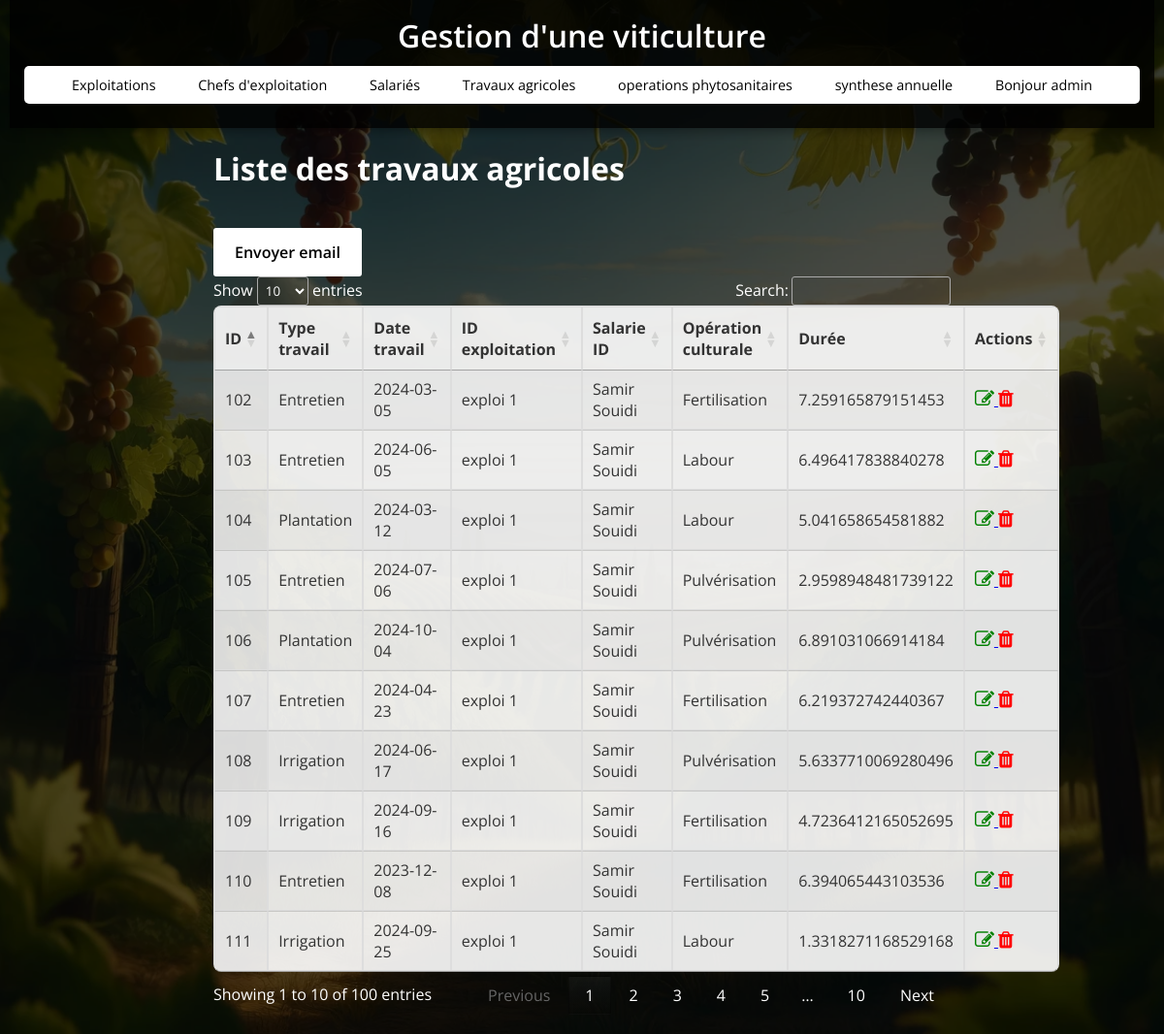
Page /travaux (signed in) on the committed database.
### tables this page shows
CREATE TABLE travaux_agricoles (
                    id_travail INTEGER PRIMARY KEY,
                    type_travail TEXT,
                    date_travail TEXT,
                    id_exploitation INTEGER,
                    salarie_id INTEGER,
                    operation_culturale TEXT,
                    Duree FLOAT,
                    id_operation_sanitaire INTEGER,
                    FOREIGN KEY(id_operation_sanitaire) REFERENCES operations_phytosanitaires(id_operation_sanitaire),
                    FOREIGN KEY(id_exploitation) REFERENCES exploitations(id_exploitation)
                );

CREATE TABLE exploitations (
                    id_exploitation INTEGER PRIMARY KEY,
                    nom_exploitation TEXT,
                    superficie REAL
                );

CREATE TABLE salaries (
                    id_salarie INTEGER PRIMARY KEY,
                    identifiant_sal TEXT,
                    nom_salarie TEXT,
                    prenom_salarie TEXT,
                    date_embauche TEXT,
                    id_exploitation INTEGER,
                    FOREIGN KEY(id_exploitation) REFERENCES exploitations(id_exploitation)
                );

### app.py (the view)
@app.route('/travaux')
def travaux():
    if 'user_id' not in session:
        return redirect(url_for('login'))
    conn = get_db_connection()
    travaux = conn.execute('SELECT * FROM travaux_agricoles  join exploitations on exploitations.id_exploitation=travaux_agricoles.id_exploitation join salaries on salaries.id_salarie=travaux_agricoles.salarie_id ').fetchall()
    conn.close()
    return render_template('travaux_agricoles.html', travaux=travaux)

### app.py (called while the page is built)
def get_db_connection():
    conn = sqlite3.connect(DB_NAME)
    conn.row_factory = sqlite3.Row  # Retourne les résultats sous forme de dictionnaire
    return conn

### templates/travaux_agricoles.html (shortened to what this page needs)
{% extends 'base.html' %}
{% block content %}
    <h2>Liste des travaux agricoles</h2>
    <form action="{{ url_for('envoimail', nom=session.get('admin')) }}" method="POST">
        <button class="button" type="submit">Envoyer email</button>
    </form>
    <table id="travauxTable" class="display">
        <thead>
            <tr>
                <th>ID</th>
                <th>Type travail</th>
                <th>Date travail</th>
                <th>ID exploitation</th>
                <th>Salarie ID</th>
                <th>Opération culturale</th>
                <th>Durée</th>
                <th>Actions</th>
            </tr>
        </thead>
        <tbody>
            {% for travail in travaux %}
            <tr>
                <td>{{ travail.id_travail }}</td>
                <td>{{ travail.type_travail }}</td>
                <td>{{ travail.date_travail }}</td>
                <td>{{ travail.nom_exploitation }}</td>
                <td>{{ travail.nom_salarie }}  {{ travail.prenom_salarie }}</td>
                <td>{{ travail.operation_culturale }}</td>
                <td>{{ travail.Duree }}</td>
                <td>
                    <a href="{{ url_for('edit_travail', id=travail.id_travail) }}">
                        <i class="fa fa-edit" style="font-size:20px;color:green"></i>
                    </a>
                    <a href="{{ url_for('delete_travail', id=travail.id_travail) }}">
                        <i class="fa fa-trash" style="font-size:20px;color:red;"></i>
                    </a>
                </td>
            </tr>
            {% endfor %}
        </tbody>
    </table>
{% endblock %}

### templates/base.html (shortened to what this page needs)
<!DOCTYPE html>
<html lang="en">
<head>
    <link rel="stylesheet" href="{{ url_for('static', filename='style.css') }}">
    <link rel="stylesheet" href="https://cdnjs.cloudflare.com/ajax/libs/font-awesome/4.7.0/css/font-awesome.min.css">
    <link rel="stylesheet" type="text/css" href="https://cdn.datatables.net/1.13.4/css/jquery.dataTables.css">
</head>
<body>
    <header>
        <h1>Gestion d'une viticulture</h1>
        <nav>
            <ul>
                <li class="dropdown">
                    <a href="javascript:void(0)" class="dropbtn">Exploitations</a>
                </li>
                {% if session.get('admin')=="admin" %}
                <li class="dropdown">
                    <a href="javascript:void(0)" class="dropbtn">Chefs d'exploitation</a>
                </li>
                {% endif %}
                <li class="dropdown">
                    <a href="javascript:void(0)" class="dropbtn">Salariés </a>
                </li>
                <li class="dropdown">
                    <a href="javascript:void(0)" class="dropbtn">Travaux agricoles </a>
                </li>
                <li class="dropdown">
                    <a href="javascript:void(0)" class="dropbtn">operations phytosanitaires </a>
                </li>
                <li class="dropdown">
                    <a href="javascript:void(0)" class="dropbtn">synthese annuelle </a>
                </li>
                <li class="dropdown">
                    <a href="javascript:void(0)" class="dropbtn">Bonjour {{ session.get('admin') }} </a>
                </li>
            </ul>
        </nav>
    </header>
    <main>
        {% block content %}{% endblock %}
    </main>
</body>
</html>

### static/style.css (style rules this page uses)
* { margin: 0; padding: 0; box-sizing: border-box; font-family: "Open Sans", sans-serif; }
body { display: flex; flex-direction: column; align-items: center; justify-content: flex-start; min-height: 100vh; width: 100%; background: url("./img/viticulture.webp") center/cover no-repeat, #000; padding: 0 10px; position: relative; overflow-y: auto; color: #fff; }
body::before { content: ""; position: absolute; width: 100%; height: 100%; background: rgba(0, 0, 0, 0.7); z-index: -1; }
header { background-color: rgba(0, 0, 0, 0.8); color: white; padding: 15px; width: 100%; text-align: center; box-shadow: 0 4px 10px rgba(0, 0, 0, 0.3); }
header h1 { margin: 0; font-weight: 600; }
nav ul { list-style: none; padding: 0; margin: 10px 0; text-align: center; }
nav ul li { display: inline-block; position: relative; }
nav ul li a { color: black; text-decoration: none; padding: 10px 20px; display: block; }
main { padding: 20px; width: 100%; max-width: 800px; z-index: 1; }
table { width: 100%; border-collapse: collapse; margin-top: 20px; background: rgba(255, 255, 255, 0.9); color: #333; border-radius: 8px; overflow: hidden; }
table, th, td { border: 1px solid #ddd; }
th, td { padding: 8px; text-align: left; }
h2 { font-size: 2rem; margin-bottom: 20px; color: #fff; }
.button { background: #fff; color: #000; font-weight: 600; border: none; padding: 12px 20px; cursor: pointer; border-radius: 3px; font-size: 16px; border: 2px solid transparent; transition: 0.3s ease; margin-top: 20px; }
ul { margin-top: 15px; list-style: none; color: red; background-color: white; padding: 10px; border-radius: 5px; font-size: 0.9rem; }

### rows in the picture
travaux_agricoles: id_travail "102", type_travail "Entretien", date_travail "2024-03-05", nom_exploitation "exploi 1", nom_salarie "Samir", prenom_salarie "Souidi", operation_culturale "Fertilisation", Duree "7.259165879151453"
travaux_agricoles: id_travail "103", type_travail "Entretien", date_travail "2024-06-05", nom_exploitation "exploi 1", nom_salarie "Samir", prenom_salarie "Souidi", operation_culturale "Labour", Duree "6.496417838840278"
travaux_agricoles: id_travail "104", type_travail "Plantation", date_travail "2024-03-12", nom_exploitation "exploi 1", nom_salarie "Samir", prenom_salarie "Souidi", operation_culturale "Labour", Duree "5.041658654581882"
travaux_agricoles: id_travail "105", type_travail "Entretien", date_travail "2024-07-06", nom_exploitation "exploi 1", nom_salarie "Samir", prenom_salarie "Souidi", operation_culturale "Pulvérisation", Duree "2.9598948481739122"
travaux_agricoles: id_travail "106", type_travail "Plantation", date_travail "2024-10-04", nom_exploitation "exploi 1", nom_salarie "Samir", prenom_salarie "Souidi", operation_culturale "Pulvérisation", Duree "6.891031066914184"
travaux_agricoles: id_travail "107", type_travail "Entretien", date_travail "2024-04-23", nom_exploitation "exploi 1", nom_salarie "Samir", prenom_salarie "Souidi", operation_culturale "Fertilisation", Duree "6.219372742440367"
travaux_agricoles: id_travail "108", type_travail "Irrigation", date_travail "2024-06-17", nom_exploitation "exploi 1", nom_salarie "Samir", prenom_salarie "Souidi", operation_culturale "Pulvérisation", Duree "5.6337710069280496"
travaux_agricoles: id_travail "109", type_travail "Irrigation", date_travail "2024-09-16", nom_exploitation "exploi 1", nom_salarie "Samir", prenom_salarie "Souidi", operation_culturale "Fertilisation", Duree "4.7236412165052695"
travaux_agricoles: id_travail "110", type_travail "Entretien", date_travail "2023-12-08", nom_exploitation "exploi 1", nom_salarie "Samir", prenom_salarie "Souidi", operation_culturale "Fertilisation", Duree "6.394065443103536"
travaux_agricoles: id_travail "111", type_travail "Irrigation", date_travail "2024-09-25", nom_exploitation "exploi 1", nom_salarie "Samir", prenom_salarie "Souidi", operation_culturale "Labour", Duree "1.3318271168529168"

### other values in the picture
{{ session.get('admin') }} "admin"
